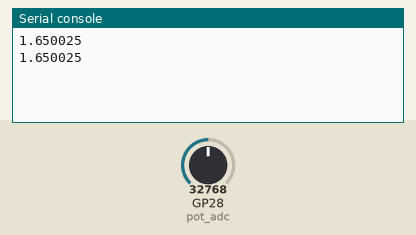
Recording of a program running on a simulated Raspberry Pi Pico running MicroPython. On the bench: the last lines printed to the serial console. The test bench sets the inputs (shaded band); at power-on: GP28 (pot_adc) = 32768 (analog values on the 0–65535 scale).

Above: at 1.2 s.
1.3 s: GP28 (pot_adc) set to 45874
At 2.6 s:
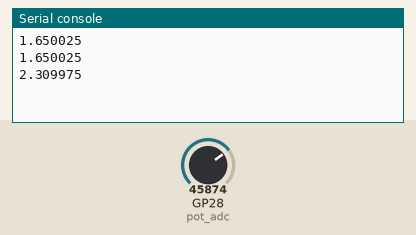
2.8 s: GP28 (pot_adc) set to 57670
At 3.8 s:
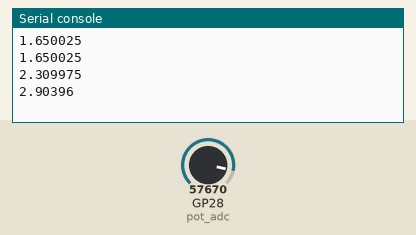
Timing chart, 0 to 5.8 s (numbered marks = the images above; inputs shaded):
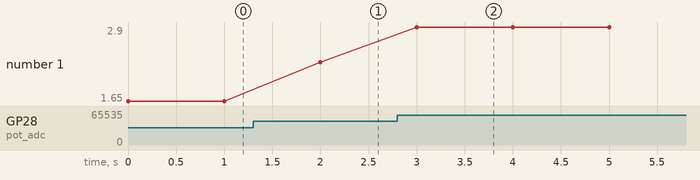

The program:

ADC_read.py
```python
from machine import ADC, Pin
from utime import sleep_ms


pot_adc = ADC(Pin(28)) # or ADC(2)


while  True :
    pot_value_u16 = pot_adc.read_u16()
    pot_value_voltage = (pot_value_u16/65535)*3.3
    print(pot_value_voltage)
    sleep_ms(1000)

'''
 ADC class Access the ADC associated with a source identified by *id*.  This
 *id* may be an integer (usually specifying a channel number), a
 :ref:`Pin <machine.Pin>` object, or other value supported by the
 underlying machine.
'''
```

Measured:
- after the input at 1.3 s, the serial console: prints a new line after 0.70 s (image 1)
- after the input at 2.8 s, the serial console: prints a new line after 0.20 s (image 2)
- plotted number 1: 1.65 → 2.31 after the input at 1.3 s, 2.31 → 2.9 after the input at 2.8 s
